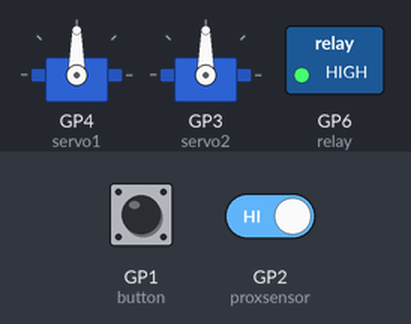
Recording of a sketch running on a simulated Raspberry Pi Pico. Shown: 2 × servo, switched loads named in the sketch (green lamp = pin HIGH). The test bench sets the inputs (shaded band); at power-on: GP2 (proxsensor) HIGH, GP1 (button) HIGH.

Above: at 1.2 s.
1.3 s: GP2 (proxsensor) driven LOW
At 1.45 s:
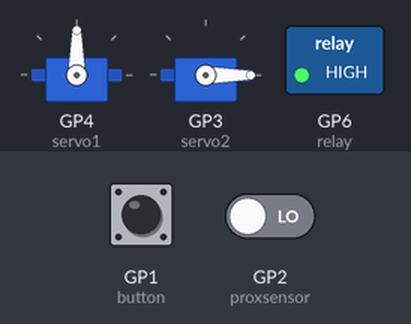
At 3.9 s:
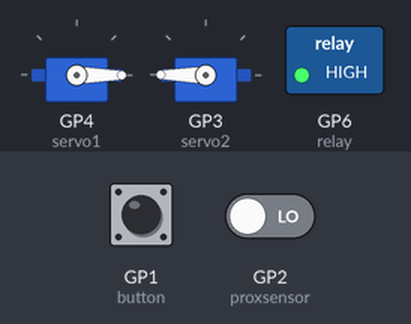
4.3 s: GP2 (proxsensor) driven HIGH
7.3 s: GP1 (button) pulled LOW for 3.2 s
At 11.5 s:
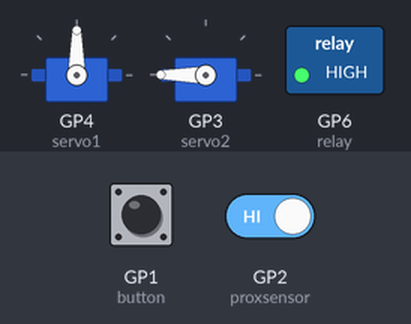
Timing chart, 0 to 13.0 s (numbered marks = the images above; inputs shaded):
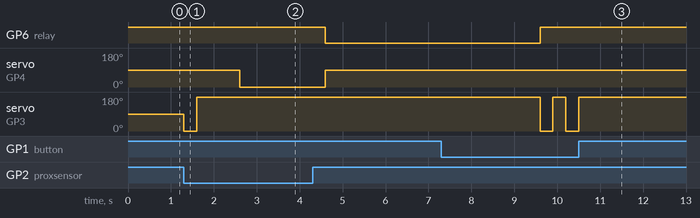

The sketch:

33.ino
```cpp
#include <Servo.h>
Servo servo1;
Servo servo2;
const int proxsensor = D2;
int button = D1;
int button1 = 0;
const int relay = D6;

void setup() {
    servo1.attach(D4);
    servo2.attach(D3);
    pinMode(proxsensor,INPUT);
    pinMode(button, INPUT);
    pinMode(relay, OUTPUT);
    Serial.begin(9600);
}
void loop() {
  loop1();
  loop2();
}
void loop1(){
  digitalWrite(relay, HIGH);
  long state1 = digitalRead(proxsensor);
  if(state1 == LOW){
    servo2.write (0);
    delay(300);
    servo2.write (180);
    delay(300);
    delay(700);
    servo1.write(0);
    delay(2000);
    servo1.write(90);
    digitalWrite(relay, LOW);
    delay(5000);
  }
}
void loop2(){
  button1=digitalRead(button);
  if (button1 == 0){
    servo2.write (0);
    delay(300);
    servo2.write (180);
    delay(300);
    }
}
```

Measured:
- after the input at 1.3 s, servo on GP4 (servo1): 90° → 0° after 1.3 s; servo on GP3 (servo2): 90° → 0° at once, → 180° 0.30 s later
- after the input at 7.3 s, servo on GP3 (servo2): alternates 180° for 0.30 s and 0° for 0.30 s, 4 changes in all, then stays 180°, starting after 2.3 s
